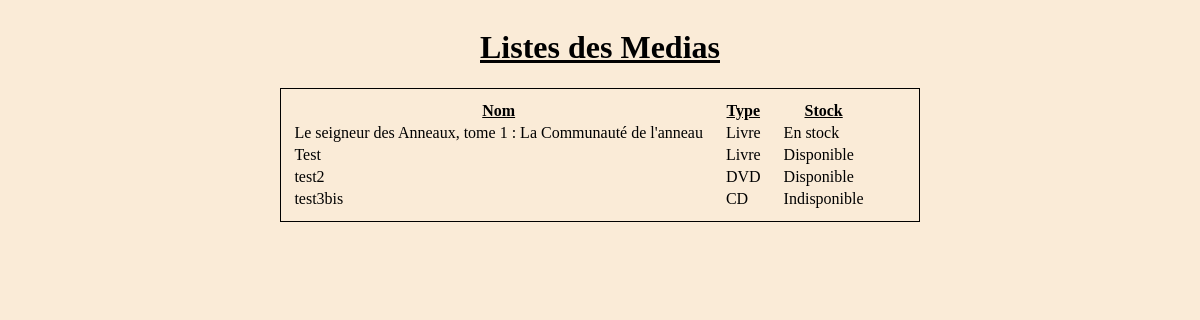
The page / on the database its author committed.
### bibliothecaire/models.py (models this page shows)
class Media(models.Model):
    name = models.fields.CharField(max_length=150)
    type = models.CharField(max_length=150)
    stock = models.CharField(max_length=150)

### membre/views.py (the view)
# urls.py: path('', views.listemedias),
def listemedias(request):
    medias = Media.objects.all()
    return render(request, 'membre/medias/lists.html',
                  {'medias': medias})

### membre/templates/membre/medias/lists.html
{% load static %}
<link rel="stylesheet" type="text/css" href="{% static 'css/style.css' %}" />
<body>
    <div class="media">
        <h1>Listes des Medias</h1>
            {% if medias %}
 <table>
        <thead>
            <th><u>Nom</u></th>
            <th><u>Type</u></th>
            <th><u>Stock</u></th>
            <th></th>
        </thead>
        <tbody>
           {% for media in medias %}
           <tr>
               <td>{{ media.name }}</td>
               <td>{{ media.type }}</td>
               <td>{{ media.stock }}</td>
           </tr>
           {% endfor %}
        </tbody>
    </table>
            {% else %}
                <p>Aucun media trouvé</p>
            {% endif %}
    </div>
</body>

### static/css/style.css (style rules this page uses)
* { background-color: antiquewhite; font-family: 'Times New Roman', Times, serif; }
.media, .membre { display: flex; flex-direction: column; align-items: center; margin-bottom: 2em; }
h1 { text-decoration: underline; }
table { padding: 10px; border: 1px solid black; }
td, th { padding-right: 20px; }

### rows shown on the page
Media: name "Le seigneur des Anneaux, tome 1 : La Communauté de l'anneau", type "Livre", stock "En stock"
Media: name "Test", type "Livre", stock "Disponible"
Media: name "test2", type "DVD", stock "Disponible"
Media: name "test3bis", type "CD", stock "Indisponible"
